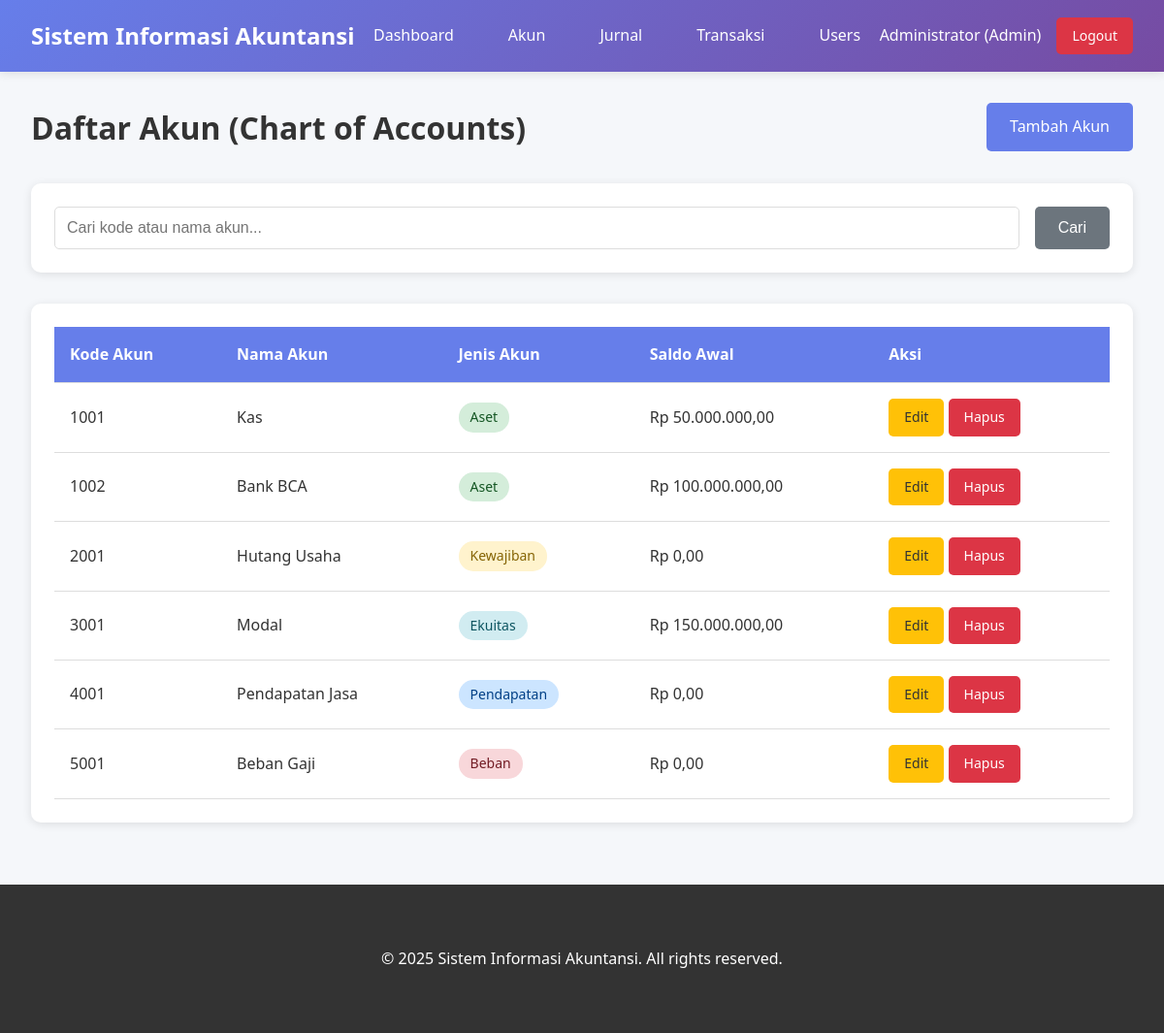
/akun/index.php (signed in), run on the app's committed database.
### tables this page shows
CREATE TABLE IF NOT EXISTS akun (
    id INT PRIMARY KEY AUTO_INCREMENT,
    kode_akun VARCHAR(20) NOT NULL UNIQUE,
    nama_akun VARCHAR(100) NOT NULL,
    jenis_akun ENUM('Aset', 'Kewajiban', 'Ekuitas', 'Pendapatan', 'Beban') NOT NULL,
    saldo_awal DECIMAL(15,2) DEFAULT 0.00,
    created_at TIMESTAMP DEFAULT CURRENT_TIMESTAMP,
    updated_at TIMESTAMP DEFAULT CURRENT_TIMESTAMP ON UPDATE CURRENT_TIMESTAMP
);

### config/auth.php (called while the page is built, shortened)
<?php
function isLoggedIn() {
    return isset($_SESSION['user_id']);
}
function hasRole($requiredRole) {
    $userRole = $_SESSION['role_name'] ?? '';
    return $userRole === $requiredRole;
}
function getCurrentUser() {
    return [
        'id' => $_SESSION['user_id'],
        'username' => $_SESSION['username'],
        'nama_lengkap' => $_SESSION['nama_lengkap'],
        'role_id' => $_SESSION['role_id'],
        'role_name' => $_SESSION['role_name']
    ];
}
?>

### akun/index.php (the view, shortened to what this page needs)
<?php
require_once '../config/auth.php';
$conn = getConnection();
$search = $_GET['search'] ?? '';
$query = "SELECT * FROM akun";
$query .= " ORDER BY kode_akun";
$result = $conn->query($query);
$akun_list = [];
while ($row = $result->fetch_assoc()) {
    $akun_list[] = $row;
}
?>
<!DOCTYPE html>
<html lang="id">
<head>
    <link rel="stylesheet" href="../assets/css/style.css">
</head>
<body>
    <?php include '../includes/header.php'; ?>
    <div class="container">
        <div class="page-header">
            <h1>Daftar Akun (Chart of Accounts)</h1>
            <?php if (hasRole('Admin') || hasRole('Akuntan')): ?>
            <a href="create.php" class="btn btn-primary">Tambah Akun</a>
            <?php endif; ?>
        </div>
        <div class="search-bar">
            <form method="GET" action="">
                <input type="text" name="search" placeholder="Cari kode atau nama akun..." value="<?php echo htmlspecialchars($search); ?>">
                <button type="submit" class="btn btn-secondary">Cari</button>
            </form>
        </div>
        <div class="table-container">
            <table class="data-table">
                <thead>
                    <tr>
                        <th>Kode Akun</th>
                        <th>Nama Akun</th>
                        <th>Jenis Akun</th>
                        <th>Saldo Awal</th>
                        <th>Aksi</th>
                    </tr>
                </thead>
                <tbody>
                    <?php if (empty($akun_list)): ?>
                        <tr>
                            <td colspan="5" class="text-center">Tidak ada data</td>
                        </tr>
                    <?php else: ?>
                        <?php foreach ($akun_list as $akun): ?>
                            <tr>
                                <td><?php echo htmlspecialchars($akun['kode_akun']); ?></td>
                                <td><?php echo htmlspecialchars($akun['nama_akun']); ?></td>
                                <td><span class="badge badge-<?php echo strtolower($akun['jenis_akun']); ?>"><?php echo htmlspecialchars($akun['jenis_akun']); ?></span></td>
                                <td>Rp <?php echo number_format($akun['saldo_awal'], 2, ',', '.'); ?></td>
                                <td>
                                    <?php if (hasRole('Admin') || hasRole('Akuntan')): ?>
                                    <a href="edit.php?id=<?php echo $akun['id']; ?>" class="btn btn-sm btn-warning">Edit</a>
                                    <a href="delete.php?id=<?php echo $akun['id']; ?>" class="btn btn-sm btn-danger" onclick="return confirm('Yakin ingin menghapus?')">Hapus</a>
                                    <?php else: ?>
                                    <span class="text-muted">Read-only</span>
                                    <?php endif; ?>
                                </td>
                            </tr>
                        <?php endforeach; ?>
                    <?php endif; ?>
                </tbody>
            </table>
        </div>
    </div>
    <?php include '../includes/footer.php'; ?>
</body>
</html>

### includes/header.php
<?php
$currentUser = getCurrentUser();
$basePath = '';
if (strpos($_SERVER['PHP_SELF'], '/akun/') !== false ||
    strpos($_SERVER['PHP_SELF'], '/jurnal/') !== false ||
    strpos($_SERVER['PHP_SELF'], '/transaksi/') !== false ||
    strpos($_SERVER['PHP_SELF'], '/users/') !== false) {
    $basePath = '../';
}
?>
<header class="main-header">
    <div class="header-content">
        <div class="logo">
            <h1>Sistem Informasi Akuntansi</h1>
        </div>
        <nav class="main-nav">
            <a href="<?php echo $basePath; ?>dashboard.php">Dashboard</a>
            <?php if (hasRole('Admin') || hasRole('Akuntan') || hasRole('Viewer')): ?>
            <a href="<?php echo $basePath; ?>akun/index.php">Akun</a>
            <a href="<?php echo $basePath; ?>jurnal/index.php">Jurnal</a>
            <a href="<?php echo $basePath; ?>transaksi/index.php">Transaksi</a>
            <?php endif; ?>
            <?php if (hasRole('Admin')): ?>
            <a href="<?php echo $basePath; ?>users/index.php">Users</a>
            <?php endif; ?>
        </nav>
        <div class="user-menu">
            <span><?php echo htmlspecialchars($currentUser['nama_lengkap']); ?> (<?php echo htmlspecialchars($currentUser['role_name']); ?>)</span>
            <a href="<?php echo $basePath; ?>logout.php" class="btn btn-sm btn-danger">Logout</a>
        </div>
    </div>
</header>

### includes/footer.php
<footer class="main-footer">
    <div class="container">
        <p>&copy; <?php echo date('Y'); ?> Sistem Informasi Akuntansi. All rights reserved.</p>
    </div>
</footer>

### assets/css/style.css (style rules this page uses)
* { margin: 0; padding: 0; box-sizing: border-box; }
body { font-family: 'Segoe UI', Tahoma, Geneva, Verdana, sans-serif; background-color: #f5f7fa; color: #333; line-height: 1.6; margin: 0; padding: 0; }
.main-header { background: linear-gradient(135deg, #667eea 0%, #764ba2 100%); color: white; padding: 1rem 0; box-shadow: 0 2px 10px rgba(0,0,0,0.1); }
.header-content { max-width: 1200px; margin: 0 auto; padding: 0 2rem; display: flex; justify-content: space-between; align-items: center; flex-wrap: wrap; }
.logo h1 { font-size: 1.5rem; font-weight: 600; }
.main-nav { display: flex; gap: 1.5rem; flex-wrap: wrap; }
.main-nav a { color: white; text-decoration: none; padding: 0.5rem 1rem; border-radius: 5px; transition: background-color 0.3s; }
.user-menu { display: flex; align-items: center; gap: 1rem; }
.container { max-width: 1200px; margin: 2rem auto; padding: 0 2rem; }
.page-header { display: flex; justify-content: space-between; align-items: center; margin-bottom: 2rem; flex-wrap: wrap; gap: 1rem; }
.page-header h1 { color: #333; font-size: 2rem; }
.btn { display: inline-block; padding: 0.75rem 1.5rem; border: none; border-radius: 5px; cursor: pointer; text-decoration: none; font-size: 1rem; transition: all 0.3s; font-weight: 500; }
.btn-primary { background-color: #667eea; color: white; }
.btn-secondary { background-color: #6c757d; color: white; }
.btn-danger { background-color: #dc3545; color: white; }
.btn-warning { background-color: #ffc107; color: #333; }
.btn-sm { padding: 0.5rem 1rem; font-size: 0.875rem; }
.table-container { background: white; padding: 1.5rem; border-radius: 10px; box-shadow: 0 2px 10px rgba(0,0,0,0.1); overflow-x: auto; }
.data-table { width: 100%; border-collapse: collapse; }
.data-table thead { background-color: #667eea; color: white; }
.data-table th, .data-table td { padding: 1rem; text-align: left; border-bottom: 1px solid #ddd; }
.badge { display: inline-block; padding: 0.25rem 0.75rem; border-radius: 15px; font-size: 0.875rem; font-weight: 500; }
.badge-aset { background-color: #d4edda; color: #155724; }
.badge-kewajiban { background-color: #fff3cd; color: #856404; }
.badge-ekuitas { background-color: #d1ecf1; color: #0c5460; }
.badge-pendapatan { background-color: #cce5ff; color: #004085; }
.badge-beban { background-color: #f8d7da; color: #721c24; }
.search-bar { background: white; padding: 1.5rem; border-radius: 10px; box-shadow: 0 2px 10px rgba(0,0,0,0.1); margin-bottom: 2rem; }
.search-bar form { display: flex; gap: 1rem; flex-wrap: wrap; }
.search-bar input { flex: 1; min-width: 200px; padding: 0.75rem; border: 1px solid #ddd; border-radius: 5px; font-size: 1rem; }
.main-footer { background-color: #333; color: white; text-align: center; padding: 2rem 0; margin-top: 4rem; }

### data on the page
akun: kode_akun "1001", nama_akun "Kas", jenis_akun "Aset", saldo_awal "50.000.000,00"
akun: kode_akun "1002", nama_akun "Bank BCA", jenis_akun "Aset", saldo_awal "100.000.000,00"
akun: kode_akun "2001", nama_akun "Hutang Usaha", jenis_akun "Kewajiban", saldo_awal "0,00"
akun: kode_akun "3001", nama_akun "Modal", jenis_akun "Ekuitas", saldo_awal "150.000.000,00"
akun: kode_akun "4001", nama_akun "Pendapatan Jasa", jenis_akun "Pendapatan", saldo_awal "0,00"
akun: kode_akun "5001", nama_akun "Beban Gaji", jenis_akun "Beban", saldo_awal "0,00"

### other printed values
$currentUser['nama_lengkap'] "Administrator"
$currentUser['role_name'] "Admin"
